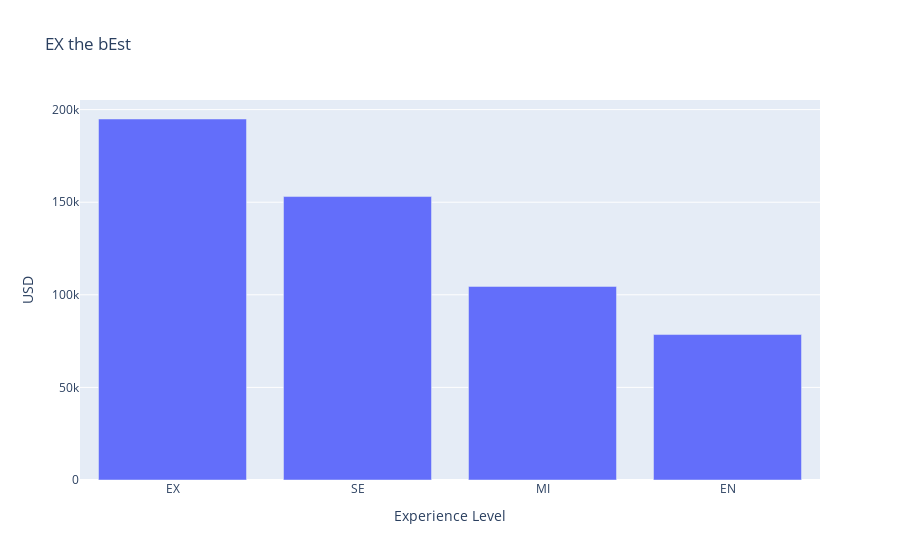

Notebook code cell kept with this figure:
### Markdown cell above
# What to display and How

### LOREM IPSUM

### Code cell
experience_mask = df.groupby('experience_level')
avg_usd_salary = experience_mask['salary_in_usd'].mean()
fig = px.bar(data_frame=avg_usd_salary, orientation='v', title='EX the bEst', 
       category_orders={'experience_level':['EX','SE','MI','EN']}, labels={'experience_level':'Experience Level', 'value':'USD'},
       )

fig.update_layout(showlegend=False, )

### Figure 1 — Plotly figure (JSON) as saved in the notebook; plotly's stock layout.template omitted (floating-point values rounded to 4 significant figures)
{"data": [{"alignmentgroup": "True", "hovertemplate": "variable=salary_in_usd<br>Experience Level=%{x}<br>USD=%{y}<extra></extra>", "legendgroup": "salary_in_usd", "marker": {"color": "#636efa", "pattern": {"shape": ""}}, "name": "salary_in_usd", "offsetgroup": "salary_in_usd", "orientation": "v", "showlegend": true, "textposition": "auto", "type": "bar", "x": ["EN", "EX", "MI", "SE"], "xaxis": "x", "y": [78550.0, 194900.0, 104500.0, 153100.0], "yaxis": "y"}], "layout": {"barmode": "relative", "legend": {"title": {"text": "variable"}, "tracegroupgap": 0}, "showlegend": false, "title": {"text": "EX the bEst"}, "xaxis": {"anchor": "y", "categoryarray": ["EX", "SE", "MI", "EN"], "categoryorder": "array", "domain": [0, 1], "title": {"text": "Experience Level"}}, "yaxis": {"anchor": "x", "domain": [0, 1], "title": {"text": "USD"}}}}
